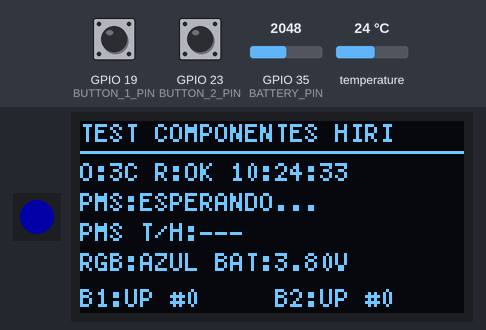
A sketch run on a simulated ESP32. Parts: 1 RGB LEDs in strip order, left to right, 128×64 one-colour display. The inputs (shaded band) are chosen by the test bench; at power-on: GPIO 19 (BUTTON_1_PIN) LOW, GPIO 23 (BUTTON_2_PIN) LOW, GPIO 35 (BATTERY_PIN) = 2048, temperature 24 °C. Dim RGB values are drawn brighter than linear; the local clock reads 2024-03-15 10:24:30 at power-on unless the sketch sets it; what the sketch prints to the serial monitor is not drawn.

Above: at 3.6 s.
3.7 s: GPIO 19 (BUTTON_1_PIN) pulled HIGH for 0.15 s
At 4.9 s:
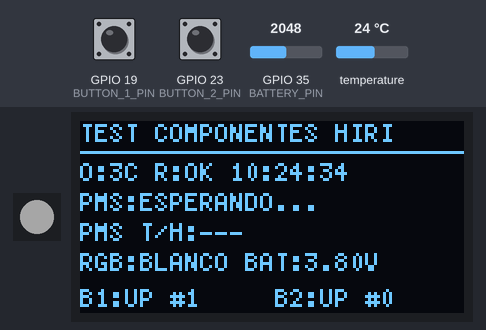
6.6 s: GPIO 23 (BUTTON_2_PIN) pulled HIGH for 0.15 s
At 8.4 s:
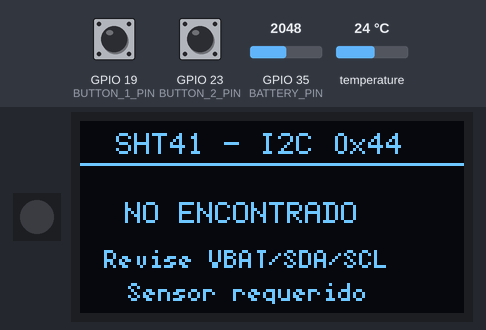
12.1 s: GPIO 19 (BUTTON_1_PIN) pulled HIGH for 1 s
At 12.7 s:
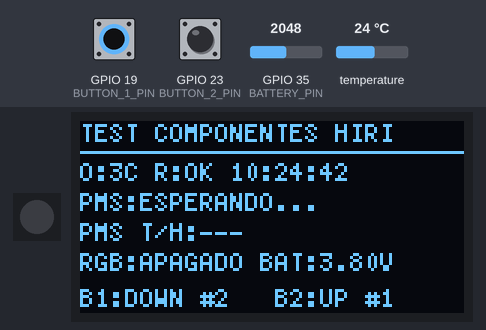
14.7 s: GPIO 23 (BUTTON_2_PIN) pulled HIGH for 1 s
At 16.5 s:
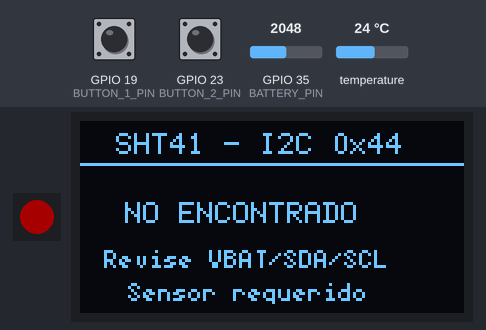
22.4 s: GPIO 19 (BUTTON_1_PIN) pulled HIGH for 0.15 s
At 22.72 s:
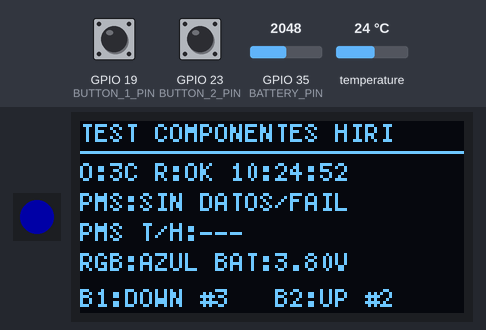
23.1 s: GPIO 23 (BUTTON_2_PIN) pulled HIGH for 3.2 s
At 27.9 s:
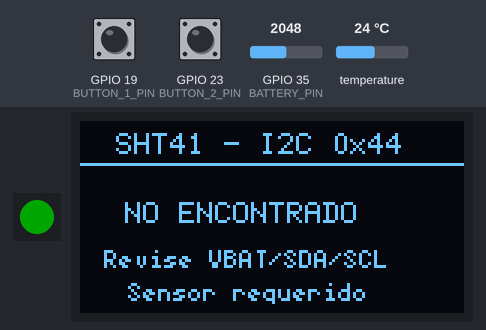
Timing chart, 0 to 36.7 s (numbered marks = the images above; inputs shaded):
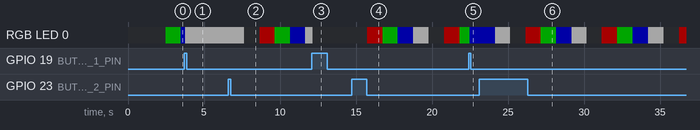

Measured:
- after the input at 14.7 s, the display: first changes after 0.20 s (image 4 shows a later state)
- after the input at 23.1 s, the display: first changes after 0.13 s (image 6 shows a later state)
- what the display in image 1 shows lasts 1.0 s, from 4.1 s to 5.1 s

The sketch:

test_componentes.ino
```cpp
/*
 * HIRI - Prueba independiente de componentes
 *
 * Hardware tomado del firmware principal:
 *   - ESP32 Dev Module
 *   - OLED SSD1306 128x64 I2C (SDA 21, SCL 22, direccion 0x3C)
 *   - RTC DS3231 I2C (direccion 0x68)
 *   - SHT41 I2C (direccion 0x44)
 *   - NeoPixel RGB, 1 LED, GPIO 12
 *   - Boton 1 GPIO 19 y boton 2 GPIO 23 (resistencia externa, activos en HIGH)
 *   - Plantower/PMS por SoftwareSerial a 9600 baud
 *   - Divisor de voltaje de bateria en ADC GPIO 35
 *
 * Librerias necesarias:
 *   U8g2, RTClib, Adafruit NeoPixel y Adafruit SHT4x
 *
 * Esta prueba no inicializa modem, GPS, SD ni sensores de particulas.
 */

#include <Arduino.h>
#include <Wire.h>
#include <U8g2lib.h>
#include <RTClib.h>
#include <Adafruit_NeoPixel.h>
#include <SoftwareSerial.h>
#include "Adafruit_SHT4x.h"

// -------------------- Pines --------------------
constexpr uint8_t I2C_SDA_PIN = 21;
constexpr uint8_t I2C_SCL_PIN = 22;
constexpr uint8_t OLED_ADDRESS = 0x3C;
constexpr uint8_t RTC_ADDRESS = 0x68;
constexpr uint8_t SHT41_ADDRESS = 0x44;
constexpr uint8_t RGB_PIN = 12;
constexpr uint8_t RGB_COUNT = 1;
constexpr uint8_t BUTTON_1_PIN = 19;
constexpr uint8_t BUTTON_2_PIN = 23;
constexpr uint8_t BUTTON_PRESSED_LEVEL = HIGH;
constexpr uint8_t BATTERY_PIN = 35;
// Se conserva exactamente el orden usado por el firmware principal:
// SoftwareSerial pms(pms_TX, pms_RX), donde pms_TX=5 y pms_RX=18.
constexpr uint8_t PMS_SOFT_RX_PIN = 5;
constexpr uint8_t PMS_SOFT_TX_PIN = 18;

constexpr uint32_t SERIAL_BAUD = 115200;
constexpr uint32_t DEBOUNCE_MS = 40;
constexpr uint32_t RGB_STEP_MS = 1000;
constexpr uint32_t DISPLAY_REFRESH_MS = 200;
constexpr uint32_t DISPLAY_PAGE_MS = 5000;
constexpr uint32_t SHT41_SAMPLE_MS = 2000;
constexpr uint32_t SHT41_STALE_MS = 5000;
constexpr uint32_t PMS_FIRST_FRAME_TIMEOUT_MS = 15000;
constexpr uint32_t PMS_STALE_MS = 10000;
// Prefijo propio para evitar colisionar con RGB_BRIGHTNESS, macro definida por
// el core ESP32 2.0.17 en esp32-hal-rgb-led.h.
constexpr uint8_t TEST_RGB_BRIGHTNESS = 40;
constexpr uint8_t BATTERY_SAMPLES = 30;
constexpr uint32_t BATTERY_SAMPLE_MS = 5;
constexpr float BATTERY_FILTER_ALPHA = 0.8f;

// Mismo constructor usado por el firmware principal.
U8G2_SSD1306_128X64_NONAME_F_HW_I2C oled(U8G2_R0, U8X8_PIN_NONE);
RTC_DS3231 rtc;
Adafruit_SHT4x sht41;
Adafruit_NeoPixel rgb(RGB_COUNT, RGB_PIN, NEO_GRB + NEO_KHZ800);
SoftwareSerial pms(PMS_SOFT_RX_PIN, PMS_SOFT_TX_PIN);

struct ButtonState {
  uint8_t pin;
  bool stablePressed;
  bool lastRawPressed;
  uint32_t lastRawChangeMs;
  uint32_t pressCount;
};

ButtonState button1 = {BUTTON_1_PIN, false, false, 0, 0};
ButtonState button2 = {BUTTON_2_PIN, false, false, 0, 0};

bool oledFound = false;
uint8_t oledAddress = 0;
bool rtcFound = false;
bool rtcLostPower = false;
bool sht41Found = false;
bool sht41ReadingOk = false;
float sht41Temperature = NAN;
float sht41Humidity = NAN;
uint32_t sht41SerialNumber = 0;
uint32_t lastSht41SampleMs = 0;
uint32_t lastSht41ReadingMs = 0;
uint32_t sht41ReadErrors = 0;
bool rgbAutomatic = true;
uint8_t colorIndex = 0;
uint32_t lastRgbStepMs = 0;
uint32_t lastDisplayMs = 0;
uint8_t pmsBuffer[64];
size_t pmsBufferLength = 0;
uint16_t pm1 = 0;
uint16_t pm25 = 0;
uint16_t pm10 = 0;
float pmsTemperature = NAN;
float pmsHumidity = NAN;
bool pmsFrameOk = false;
uint32_t lastPmsFrameMs = 0;
uint32_t pmsValidFrames = 0;
uint32_t pmsChecksumErrors = 0;
uint32_t lastBatterySampleMs = 0;
uint32_t lastBatteryPrintMs = 0;
uint32_t batterySampleSum = 0;
uint8_t batterySampleCount = 0;
float batteryVoltage = 0.0f;
bool batteryReadingReady = false;

const char *COLOR_NAMES[] = {"ROJO", "VERDE", "AZUL", "BLANCO", "APAGADO"};
constexpr uint8_t COLOR_COUNT = sizeof(COLOR_NAMES) / sizeof(COLOR_NAMES[0]);

bool i2cDevicePresent(uint8_t address) {
  Wire.beginTransmission(address);
  return Wire.endTransmission() == 0;
}

void scanI2cBus() {
  Serial.println("\n[I2C] Escaneando bus...");
  uint8_t devices = 0;

  for (uint8_t address = 1; address < 127; ++address) {
    Wire.beginTransmission(address);
    const uint8_t error = Wire.endTransmission();
    if (error == 0) {
      Serial.printf("[I2C] Dispositivo encontrado en 0x%02X", address);
      if (address == OLED_ADDRESS) Serial.print(" (OLED esperado)");
      if (address == RTC_ADDRESS) Serial.print(" (RTC esperado)");
      if (address == SHT41_ADDRESS) Serial.print(" (SHT41 esperado)");
      Serial.println();
      ++devices;
    }
  }

  if (devices == 0) Serial.println("[I2C] ERROR: no se encontraron dispositivos");
  oledAddress = i2cDevicePresent(OLED_ADDRESS) ? OLED_ADDRESS : 0;
  oledFound = oledAddress != 0;
  rtcFound = i2cDevicePresent(RTC_ADDRESS);
}

bool sht41ReadingValid() {
  return sht41Found && sht41ReadingOk &&
         (millis() - lastSht41ReadingMs <= SHT41_STALE_MS) &&
         !isnan(sht41Temperature) && !isnan(sht41Humidity) &&
         sht41Temperature >= -40.0f && sht41Temperature <= 125.0f &&
         sht41Humidity >= 0.0f && sht41Humidity <= 100.0f;
}

void sampleSht41(bool force = false) {
  if (!sht41Found) return;

  const uint32_t now = millis();
  if (!force && now - lastSht41SampleMs < SHT41_SAMPLE_MS) return;
  lastSht41SampleMs = now;

  sensors_event_t humidityEvent;
  sensors_event_t temperatureEvent;
  if (!sht41.getEvent(&humidityEvent, &temperatureEvent)) {
    sht41ReadingOk = false;
    ++sht41ReadErrors;
    Serial.printf("[SHT41] ERROR de lectura (#%lu)\n",
                  (unsigned long)sht41ReadErrors);
    return;
  }

  sht41Temperature = temperatureEvent.temperature;
  sht41Humidity = humidityEvent.relative_humidity;
  sht41ReadingOk = !isnan(sht41Temperature) && !isnan(sht41Humidity);
  if (sht41ReadingOk) lastSht41ReadingMs = now;

  Serial.printf("[SHT41] T=%.2f C | HR=%.2f %% | %s\n", sht41Temperature,
                sht41Humidity, sht41ReadingValid() ? "OK" : "REVISAR");
}

void showOledStartupPattern() {
  if (!oledFound) return;

  // Pantalla completamente encendida durante un instante. Si no se ve este
  // rectangulo, revisar alimentacion, SDA/SCL o el modelo del controlador.
  oled.clearBuffer();
  oled.drawBox(0, 0, 128, 64);
  oled.sendBuffer();
  delay(500);

  oled.clearBuffer();
  oled.drawFrame(0, 0, 128, 64);
  oled.setFont(u8g2_font_6x12_tf);
  oled.drawStr(12, 20, "OLED ENCONTRADA");
  oled.setFont(u8g2_font_5x7_tf);
  oled.setCursor(28, 36);
  oled.printf("I2C 0x%02X", oledAddress);
  oled.drawStr(22, 52, "PANTALLA: OK");
  oled.sendBuffer();
  delay(1500);
}

void setRgbColor(uint8_t index) {
  uint32_t color = 0;
  switch (index % COLOR_COUNT) {
    case 0: color = rgb.Color(255, 0, 0); break;
    case 1: color = rgb.Color(0, 255, 0); break;
    case 2: color = rgb.Color(0, 0, 255); break;
    case 3: color = rgb.Color(255, 255, 255); break;
    default: color = rgb.Color(0, 0, 0); break;
  }
  rgb.setPixelColor(0, color);
  rgb.show();
  Serial.printf("[RGB] Color: %s%s\n", COLOR_NAMES[index],
                rgbAutomatic ? " (automatico)" : " (manual)");
}

// Devuelve true solamente en el flanco de pulsacion ya estabilizado.
bool updateButton(ButtonState &button) {
  const bool rawPressed = digitalRead(button.pin) == BUTTON_PRESSED_LEVEL;
  const uint32_t now = millis();

  if (rawPressed != button.lastRawPressed) {
    button.lastRawPressed = rawPressed;
    button.lastRawChangeMs = now;
  }

  if ((now - button.lastRawChangeMs >= DEBOUNCE_MS) &&
      (rawPressed != button.stablePressed)) {
    button.stablePressed = rawPressed;
    if (button.stablePressed) {
      ++button.pressCount;
      return true;
    }
  }
  return false;
}

void printRtc() {
  if (!rtcFound) return;
  const DateTime now = rtc.now();
  Serial.printf("[RTC] %04d-%02d-%02d %02d:%02d:%02d | %.2f C%s\n",
                now.year(), now.month(), now.day(), now.hour(), now.minute(),
                now.second(), rtc.getTemperature(),
                rtcLostPower ? " | ADVERTENCIA: lostPower" : "");
}

bool pmsIsReceiving() {
  return pmsFrameOk && (millis() - lastPmsFrameMs <= PMS_STALE_MS);
}

bool batteryVoltageValid() {
  // Rango amplio para una celda Li-ion conectada al divisor de la placa.
  return batteryReadingReady && batteryVoltage >= 2.5f &&
         batteryVoltage <= 4.5f;
}

void sampleBattery() {
  const uint32_t now = millis();
  if (now - lastBatterySampleMs < BATTERY_SAMPLE_MS) return;
  lastBatterySampleMs = now;

  batterySampleSum += analogRead(BATTERY_PIN);
  ++batterySampleCount;
  if (batterySampleCount < BATTERY_SAMPLES) return;

  // Misma formula del firmware principal: ADC de 12 bits, referencia 3.3 V,
  // divisor 1:2 y factor de calibracion 1.15.
  const float rawVoltage =
      (batterySampleSum / float(BATTERY_SAMPLES) / 4095.0f) * 3.3f * 2.0f *
      1.15f;
  if (!batteryReadingReady) {
    batteryVoltage = rawVoltage;
    batteryReadingReady = true;
  } else {
    batteryVoltage = BATTERY_FILTER_ALPHA * rawVoltage +
                     (1.0f - BATTERY_FILTER_ALPHA) * batteryVoltage;
  }

  batterySampleSum = 0;
  batterySampleCount = 0;

  if (now - lastBatteryPrintMs >= 5000) {
    lastBatteryPrintMs = now;
    Serial.printf("[BATERIA] ADC GPIO35: %.2f V - %s\n", batteryVoltage,
                  batteryVoltageValid() ? "RANGO OK" : "REVISAR");
  }
}

void parsePms() {
  while (pms.available() > 0) {
    const int value = pms.read();
    if (value < 0) break;

    if (pmsBufferLength < sizeof(pmsBuffer)) {
      pmsBuffer[pmsBufferLength++] = static_cast<uint8_t>(value);
    } else {
      memmove(pmsBuffer, pmsBuffer + 1, sizeof(pmsBuffer) - 1);
      pmsBuffer[sizeof(pmsBuffer) - 1] = static_cast<uint8_t>(value);
    }
  }

  size_t offset = 0;
  while (pmsBufferLength - offset >= 32) {
    uint8_t *frame = pmsBuffer + offset;
    if (frame[0] != 0x42 || frame[1] != 0x4D) {
      ++offset;
      continue;
    }

    // Una trama Plantower de datos completa declara 28 bytes posteriores
    // al campo de longitud y ocupa 32 bytes en total.
    const uint16_t frameLength = (uint16_t(frame[2]) << 8) | frame[3];
    if (frameLength != 28) {
      ++offset;
      continue;
    }

    uint16_t calculatedChecksum = 0;
    for (uint8_t i = 0; i < 30; ++i) calculatedChecksum += frame[i];
    const uint16_t receivedChecksum =
        (uint16_t(frame[30]) << 8) | frame[31];

    if (calculatedChecksum != receivedChecksum) {
      ++pmsChecksumErrors;
      Serial.printf("[PLANTOWER] Checksum incorrecto (#%lu)\n",
                    (unsigned long)pmsChecksumErrors);
      ++offset;
      continue;
    }

    // Concentraciones atmosfericas, iguales a las usadas en pms.ino.
    pm1 = (uint16_t(frame[10]) << 8) | frame[11];
    pm25 = (uint16_t(frame[12]) << 8) | frame[13];
    pm10 = (uint16_t(frame[14]) << 8) | frame[15];

    const uint16_t temperature10 = (uint16_t(frame[24]) << 8) | frame[25];
    const uint16_t humidity10 = (uint16_t(frame[26]) << 8) | frame[27];
    const float candidateTemperature = temperature10 / 10.0f;
    const float candidateHumidity = humidity10 / 10.0f;
    if ((temperature10 != 0 || humidity10 != 0) &&
        candidateTemperature > -40.0f && candidateTemperature < 85.0f &&
        candidateHumidity >= 0.0f && candidateHumidity <= 100.0f) {
      pmsTemperature = candidateTemperature;
      pmsHumidity = candidateHumidity;
    } else {
      pmsTemperature = NAN; // Normal en modelos PMS sin sensor T/H.
      pmsHumidity = NAN;
    }

    pmsFrameOk = true;
    lastPmsFrameMs = millis();
    ++pmsValidFrames;
    Serial.printf("[PLANTOWER] OK trama=%lu PM1=%u PM2.5=%u PM10=%u",
                  (unsigned long)pmsValidFrames, pm1, pm25, pm10);
    if (!isnan(pmsTemperature) && !isnan(pmsHumidity)) {
      Serial.printf(" T=%.1fC HR=%.1f%%", pmsTemperature, pmsHumidity);
    }
    Serial.println();

    offset += 32;
  }

  if (offset > 0) {
    const size_t remaining = pmsBufferLength - offset;
    memmove(pmsBuffer, pmsBuffer + offset, remaining);
    pmsBufferLength = remaining;
  }
}

void drawStatus() {
  if (!oledFound) return;

  oled.clearBuffer();
  oled.setFont(u8g2_font_5x7_tf);
  const bool requiredTestsOk = oledFound && rtcFound && !rtcLostPower &&
                               sht41ReadingValid() && pmsIsReceiving() &&
                               batteryVoltageValid() &&
                               button1.pressCount > 0 && button2.pressCount > 0;
  oled.drawStr(0, 7, requiredTestsOk ? "TEST: TODO OK*" : "TEST COMPONENTES HIRI");
  oled.drawHLine(0, 10, 128);

  oled.setCursor(0, 20);
  oled.print("O:");
  oled.print(oledAddress, HEX);
  oled.print(" R:");
  oled.print(!rtcFound ? "FAIL " : (rtcLostPower ? "BAT! " : "OK "));
  if (rtcFound) {
    const DateTime now = rtc.now();
    char timeText[9];
    snprintf(timeText, sizeof(timeText), "%02d:%02d:%02d", now.hour(),
             now.minute(), now.second());
    oled.print(timeText);
  }

  oled.setCursor(0, 30);
  oled.print("PMS:");
  if (pmsIsReceiving()) {
    oled.print("1/25/10 ");
    oled.print(pm1);
    oled.print("/");
    oled.print(pm25);
    oled.print("/");
    oled.print(pm10);
  } else if (!pmsFrameOk && millis() < PMS_FIRST_FRAME_TIMEOUT_MS) {
    oled.print("ESPERANDO...");
  } else {
    oled.print("SIN DATOS/FAIL");
  }

  oled.setCursor(0, 40);
  oled.print("PMS T/H:");
  if (pmsIsReceiving() && !isnan(pmsTemperature) && !isnan(pmsHumidity)) {
    oled.print(pmsTemperature, 1);
    oled.print("C ");
    oled.print(pmsHumidity, 1);
    oled.print("%");
  } else if (pmsIsReceiving()) {
    oled.print("NO DISP.");
  } else {
    oled.print("---");
  }

  oled.setCursor(0, 50);
  oled.print("RGB:");
  oled.print(COLOR_NAMES[colorIndex]);
  oled.print(" BAT:");
  if (batteryReadingReady) {
    oled.print(batteryVoltage, 2);
    oled.print("V");
  } else {
    oled.print("...");
  }

  oled.setCursor(0, 62);
  oled.print("B1:");
  oled.print(button1.stablePressed ? "DOWN" : "UP");
  oled.print(" #");
  oled.print(button1.pressCount);

  oled.setCursor(65, 62);
  oled.print("B2:");
  oled.print(button2.stablePressed ? "DOWN" : "UP");
  oled.print(" #");
  oled.print(button2.pressCount);

  oled.sendBuffer();
}

void drawSht41Screen() {
  if (!oledFound) return;

  oled.clearBuffer();
  oled.setFont(u8g2_font_6x12_tf);
  oled.drawStr(12, 11, "SHT41 - I2C 0x44");
  oled.drawHLine(0, 14, 128);

  if (!sht41Found) {
    oled.setFont(u8g2_font_6x12_tf);
    oled.drawStr(15, 34, "NO ENCONTRADO");
    oled.setFont(u8g2_font_5x7_tf);
    oled.drawStr(8, 49, "Revise VBAT/SDA/SCL");
    oled.drawStr(16, 60, "Sensor requerido");
  } else if (!sht41ReadingValid()) {
    oled.setFont(u8g2_font_6x12_tf);
    oled.drawStr(15, 34, "LECTURA: FAIL");
    oled.setFont(u8g2_font_5x7_tf);
    oled.setCursor(20, 50);
    oled.print("Errores: ");
    oled.print(sht41ReadErrors);
  } else {
    oled.setFont(u8g2_font_6x12_tf);
    oled.setCursor(5, 31);
    oled.print("TEMP: ");
    oled.print(sht41Temperature, 2);
    oled.print(" C");
    oled.setCursor(5, 47);
    oled.print("HUM : ");
    oled.print(sht41Humidity, 2);
    oled.print(" %");
    oled.setFont(u8g2_font_5x7_tf);
    oled.setCursor(5, 61);
    oled.print("SERIE: ");
    oled.print(sht41SerialNumber, HEX);
  }

  oled.sendBuffer();
}

void drawDisplay() {
  const bool showSht41Page = ((millis() / DISPLAY_PAGE_MS) % 2U) == 1U;
  if (showSht41Page) {
    drawSht41Screen();
  } else {
    drawStatus();
  }
}

void setup() {
  Serial.begin(SERIAL_BAUD);
  delay(300);
  Serial.println("\n================================");
  Serial.println(" HIRI - TEST DE COMPONENTES");
  Serial.println("================================");

  // La placa ya tiene resistencias pull-down externas.
  pinMode(BUTTON_1_PIN, INPUT);
  pinMode(BUTTON_2_PIN, INPUT);
  pinMode(BATTERY_PIN, INPUT);

  rgb.begin();
  rgb.setBrightness(TEST_RGB_BRIGHTNESS);
  rgb.clear();
  rgb.show();

  pms.begin(9600);
  Serial.println("[PLANTOWER] Esperando tramas a 9600 baud (RX GPIO5, TX GPIO18)");

  Wire.begin(I2C_SDA_PIN, I2C_SCL_PIN);
  Wire.setClock(100000);
  scanI2cBus();

  if (oledFound) {
    // Misma inicializacion y configuracion del firmware principal.
    oled.begin();
    oled.setDisplayRotation(U8G2_R2);
    oled.setFont(u8g2_font_5x7_tf);
    Serial.printf("[OLED] Dispositivo I2C detectado en 0x%02X\n", oledAddress);
    Serial.println("[OLED] Configuracion base: SSD1306 con rotacion R2");
    Serial.println("[OLED] Mostrando patron blanco y texto de prueba");
    showOledStartupPattern();
  } else {
    Serial.println("[OLED] FAIL: no responde en 0x3C");
  }

  if (rtcFound && rtc.begin()) {
    rtcLostPower = rtc.lostPower();
    Serial.println("[RTC] OK: DS3231 detectado en 0x68");
    if (rtcLostPower) {
      Serial.println("[RTC] ADVERTENCIA: perdio energia; no se cambia la hora en este test");
    }
    printRtc();
  } else {
    rtcFound = false;
    Serial.println("[RTC] FAIL: DS3231 no encontrado");
  }

  if (i2cDevicePresent(SHT41_ADDRESS) && sht41.begin(&Wire)) {
    sht41Found = true;
    sht41SerialNumber = sht41.readSerial();
    sht41.setPrecision(SHT4X_HIGH_PRECISION);
    sht41.setHeater(SHT4X_NO_HEATER);
    Serial.printf("[SHT41] OK en 0x%02X, serie 0x%08lX\n", SHT41_ADDRESS,
                  (unsigned long)sht41SerialNumber);
    Serial.println("[SHT41] Alta precision, calentador desactivado");
    sampleSht41(true);
  } else {
    sht41Found = false;
    Serial.println("[SHT41] FAIL: no encontrado en 0x44");
  }

  Serial.println("[BOTONES] B1=GPIO19, B2=GPIO23, resistencia externa, activos en HIGH");
  Serial.println("[BATERIA] Midiendo divisor de voltaje en GPIO35");
  Serial.println("[AYUDA] B1 avanza el color; B2 activa/desactiva ciclo automatico");
  Serial.println("[AYUDA] Verifique visualmente RGB y OLED; el software no puede medir su luz");

  setRgbColor(colorIndex);
  drawDisplay();
}

void loop() {
  const uint32_t now = millis();

  parsePms();
  sampleBattery();
  sampleSht41();

  if (updateButton(button1)) {
    rgbAutomatic = false;
    colorIndex = (colorIndex + 1) % COLOR_COUNT;
    Serial.printf("[BOTON 1] OK - pulsaciones: %lu\n",
                  (unsigned long)button1.pressCount);
    setRgbColor(colorIndex);
  }

  if (updateButton(button2)) {
    rgbAutomatic = !rgbAutomatic;
    lastRgbStepMs = now;
    Serial.printf("[BOTON 2] OK - pulsaciones: %lu - RGB automatico: %s\n",
                  (unsigned long)button2.pressCount,
                  rgbAutomatic ? "SI" : "NO");
  }

  if (rgbAutomatic && now - lastRgbStepMs >= RGB_STEP_MS) {
    lastRgbStepMs = now;
    colorIndex = (colorIndex + 1) % COLOR_COUNT;
    setRgbColor(colorIndex);
  }

  if (now - lastDisplayMs >= DISPLAY_REFRESH_MS) {
    lastDisplayMs = now;
    drawDisplay();
  }

  static uint32_t lastRtcPrintMs = 0;
  if (rtcFound && now - lastRtcPrintMs >= 5000) {
    lastRtcPrintMs = now;
    printRtc();
  }

  delay(5);
}
```
